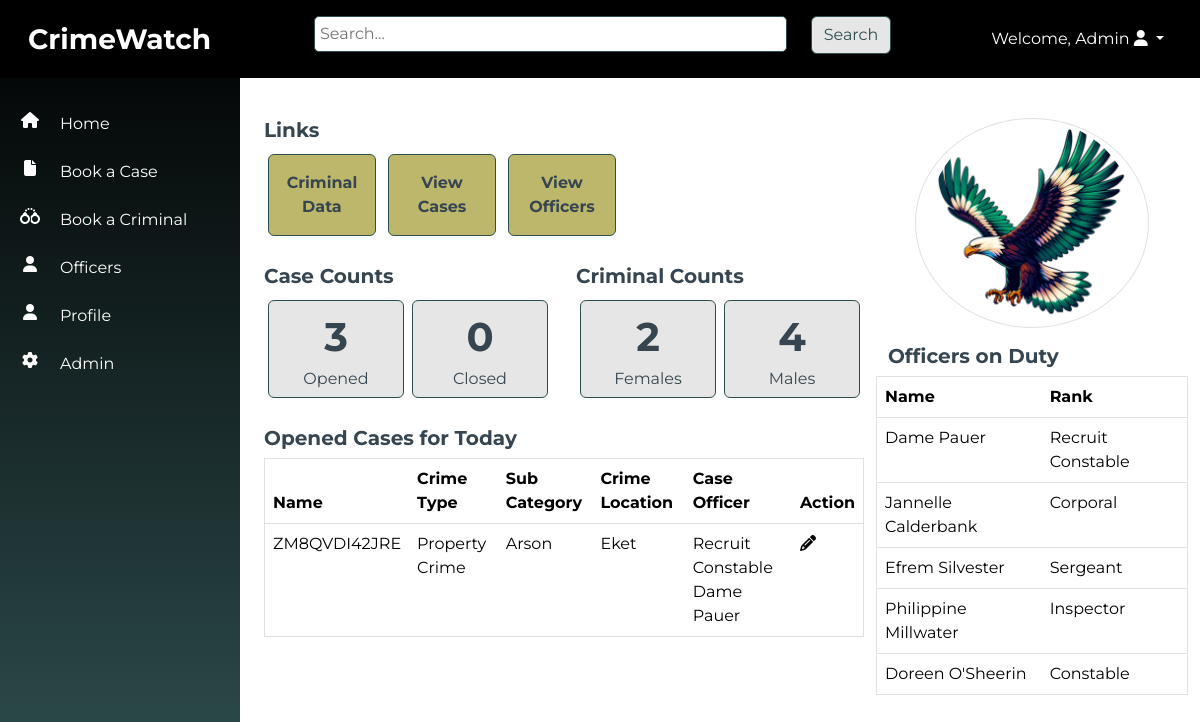
The app's page / (signed in) with its own data.
### cases/models.py (models this page shows, shortened)
class CriminalCase(models.Model):
    CASE_STATUS_CHOICES = [
        ('active', 'Active'),
        ('in_progress', 'In Progress'),
        ('closed', 'Closed'),
    ]
    case_number = models.CharField(max_length=12, unique=True, editable=False)
    event_date = models.DateTimeField()
    crime_type = models.ForeignKey(CrimeType, on_delete=models.CASCADE)
    crime_subcategory = models.ForeignKey(CrimeSubcategory, on_delete=models.CASCADE)
    location_of_crime = models.CharField(max_length=255)
    case_description = models.TextField()
    witnesses = models.CharField(max_length=255)
    known_suspects = models.CharField(max_length=255)
    arrested_suspects = models.CharField(max_length=255)
    case_status = models.CharField(max_length=12, choices=CASE_STATUS_CHOICES)
    pictures_of_evidence = models.ImageField(upload_to='src/images/', null=True, blank=True)
    case_officer = models.ForeignKey(Officer, on_delete=models.CASCADE, null=True)

class CrimeType(models.Model):
    name = models.CharField(max_length=100)

class CrimeSubcategory(models.Model):
    crime_type = models.ForeignKey(CrimeType, on_delete=models.CASCADE)
    name = models.CharField(max_length=100)

### officers/models.py (models this page shows)
class Officer(models.Model):
    SEX_CHOICES = [
        ('male', 'Male'),
        ('female', 'Female'),
    ]
    RANK_CHOICES = [
        ('Recruit Constable', 'Recruit Constable'),
        ('Constable', 'Constable'),
        ('Corporal', 'Corporal'),
        ('Sergeant', 'Sergeant'),
        ('Sergeant Major', 'Major'),
        ('Inspector', 'Inspector'),
    ]
    DUTY_STATUS = [
        ('On Duty', 'On Duty'),
        ('Off Duty', 'Off Duty'),
    ]
    name = models.CharField(max_length=100)
    sex = models.CharField(max_length=10, choices=SEX_CHOICES, default="Male")
    rank = models.CharField(max_length=100, choices=RANK_CHOICES, blank=True)
    badge_number = models.IntegerField(unique=True)
    area = models.CharField(max_length=100)
    date_of_birth = models.DateField()
    phone_number = models.CharField(max_length=100)
    email = models.EmailField(unique=True)
    address = models.CharField(max_length=255)
    city = models.CharField(max_length=100)
    state = models.CharField(max_length=100)
    nationality = models.CharField(max_length=255, default="Nigerian")
    duty_status = models.CharField(max_length=10, choices=DUTY_STATUS, default="On Duty")
    def __str__(self):
        return f"{self.rank} {self.name}"

### crimewatch/views.py (the view)
# urls.py: 2. Add a URL to urlpatterns:  path('', views.home, name='home')
@login_required
def home(request):
    officers_on_duty = Officer.objects.filter(duty_status="On Duty")
    open_cases_count = CriminalCase.objects.filter(Q(case_status='active') | Q(case_status='in_progress')).count()
    closed_cases_count = CriminalCase.objects.filter(case_status='closed').count()
    female_criminals_count = CriminalRecord.objects.filter(gender='female').count()
    male_criminals_count = CriminalRecord.objects.filter(gender='male').count()
    today = date.today()
    today_cases = CriminalCase.objects.filter(event_date=today)
    context = {
        'officers_on_duty': officers_on_duty,
        'open_cases_count': open_cases_count,
        'closed_cases_count': closed_cases_count,
        'female_criminals_count': female_criminals_count,
        'male_criminals_count': male_criminals_count,
        'today_cases' :  today_cases,
    }
    return render(request, 'home.html', context)

### templates/home.html (shortened to what this page needs)
{% extends 'base.html' %}
{% load static %}
{% block content %}
    <div class="container-fluid">
        <div class="row pt-4">
        <div class="col-md-8">
            <h5 class="fw-bold">Links</h5>
            <div class="d-inline-block">
                <a href="{% url 'criminal_list' %}" class="btn btn-secondary m-1 py-3 w-25"><span class="fw-bold">Criminal Data</span></a>
                <a href="{% url 'case_list' %}" class="btn btn-secondary m-1 py-3 w-25"><span class="fw-bold">View Cases</span></a>
                <a href="{% url 'officer_list' %}" class="btn btn-secondary m-1 py-3 w-25"><span class="fw-bold">View Officers</span></a>
            </div>
            <div class="row pt-4">
                <div class="col-6">
                    <h5 class="fw-bold">Case Counts</h5>
                    <div class="d-flex">
                        <a href="{% url 'open_cases_list' %}" class="btn btn-gray w-50 m-1"> <span class="fs-1 fw-bold">{{ open_cases_count }} </span><br> Opened </a>
                        <a href="{% url 'closed_cases_list' %}" class="btn btn-gray w-50 m-1"> <span class="fs-1 fw-bold">{{ closed_cases_count }}</span> <br> Closed</a>
                     </div>
                </div>
                <div class="col-6">
                    <h5 class="fw-bold">Criminal Counts</h5>
                    <div class="d-flex">
                        <a href="{% url 'female_criminals_list' %}" class="btn btn-gray w-50 m-1"> <span class="fs-1 fw-bold">{{ female_criminals_count }} </span><br> Females </a>
                        <a href="{% url 'male_criminals_list' %}" class="btn btn-gray w-50 m-1"> <span class="fs-1 fw-bold">{{ male_criminals_count }}</span> <br> Males </a>
                     </div>
                </div>
            </div>
            <div class="row pt-4">
                <div class="col-md-12">
                    <h5 class="fw-bold">Opened Cases for Today</h5>
                    <table class="table border">
                        <thead>
                            <tr class="">
                                <th scope="col">Name</th>
                                <th scope="col">Crime Type</th>
                                <th scope="col">Sub Category</th>
                                <th scope="col">Crime Location</th>
                                <th scope="col">Case Officer</th>
                                <th scope="col">Action</th>
                            </tr>
                        </thead>
                        <tbody>
                            {% for case in today_cases %}
                                <tr>
                                    <td class="text-capitalize">{{ case.case_number }}</td>
                                    <td class="text-capitalize">{{ case.crime_type.name }}</td>
                                    <td class="text-capitalize">{{ case.crime_subcategory.name }}</td>
                                    <td class="text-capitalize">{{ case.location_of_crime}}</td>
                                    <td class="text-capitalize">{{ case.case_officer}}</td>
                                    <td><a href="{% url 'case_update' case.id %}"><i class="fa fa-pencil text-black"></i></a></td>
                                </tr>
                            {% empty %}
                                <p class="text-success">There are no new cases for today</p>
                            {% endfor %}
                        </tbody>
                    </table>
                </div>
            </div>
        </div>
        <div class="col-md-4">
            <div class="row pb-3">
                <img src="{% static 'images/Naija Eagle1.png' %}" alt="Naija Eagle" class="img-fluid border rounded-circle w-75 mx-auto">
            </div>
            <div class="row">
                <h5 class="fw-bold">Officers on Duty</h5>
                <table class="table border">
                    <thead>
                        <tr class="">
                            <th scope="col">Name</th>
                            <th scope="col">Rank</th>
                        </tr>
                    </thead>
                    <tbody>
                        {% for officer in officers_on_duty %}
                            <tr>
                                <td class="text-capitalize">{{ officer.name }}</td>
                                <td class="text-capitalize">{{ officer.rank }}</td>
                            </tr>
                        {% empty %}
                            <p>There are no officers on duty.</p>
                        {% endfor %}
                    </tbody>
                </table>
            </div>
        </div>
    </div>
    </div>
{% endblock %}

### templates/base.html (shortened to what this page needs)
<!DOCTYPE html>
<html lang="en">
<head>
    <link rel="stylesheet" href="https://cdnjs.cloudflare.com/ajax/libs/font-awesome/6.5.2/css/all.min.css">
    {% load static %}
    <link rel="stylesheet" type="text/css" href="{% static 'src/styles.css' %}">
    <link href="https://cdn.jsdelivr.net/npm/bootstrap@5.3.3/dist/css/bootstrap.min.css" rel="stylesheet">
</head>
<body>
    <nav class="navbar navbar-expand-sm navbar-dark p-3">
        <div class="container-fluid">
            <div class="col-md-3"><a class="navbar-brand fs-3 fw-bold" href="{% url 'home' %}">CrimeWatch</a></div>
            <div class="col-md-6 d-none d-sm-block">
              <form method="get" action="{% url 'search_results' %}">
                <div class="row mb-2 align-items-start">
                  <div class="col-md-10">
                    <input type="text" name="q" placeholder="Search...">
                  </div>
                  <div class="col-md-2 rounded-top">
                    <button type="submit" class="btn btn-gray">Search</button>
                  </div>
              </div>
            </form>
          </div>
                <div class="col-md-3 d-none d-sm-block float-end">
                  {% if user.is_authenticated %}
                  <ul class="navbar-nav ml-3 justify-content-end">
                  <li class="dropdown nav-item">
                      <a href="#" class="dropdown-toggle nav-link text-white text-capitalize" data-bs-toggle="dropdown">Welcome, {{ user.username }} <i class="fa fa-user"></i> <b class="caret"></b></a>
                  </li></ul>
                  {% else %}
                  <li><a href="{% url 'login' %}">Login</a></li>
                  {% endif %}
          </div>
        </div>
      </nav>
    <div class="container-fluid">
        <div class="row">
        <div class="vert-bar d-none d-sm-block">
            <ul class="navbar-nav">
              <li class="nav-item my-1  py-2 row align-items-start">
                <i class="col-3 fa fa-house text-center"></i>
                <a class="col-9 nav-link p-0 m-0" href="{% url 'home' %}">Home</a>
              </li>
              <li class="nav-item my-1  py-2 row align-items-start">
                <i class="col-3 fa fa-file text-center"></i>
                <a class="col-9 nav-link p-0 m-0" href="{% url 'case_create' %}">Book a Case</a>
              </li>
              <li class="nav-item my-1  py-2 row align-items-start">
                <i class="col-3 fa fa-handcuffs text-center"></i>
                <a class="col-9 nav-link p-0 m-0" href="{% url 'criminal_create' %}">Book a Criminal</a>
              </li>
              <li class="nav-item my-1 py-2 row align-items-start">
                <i class="col-3 fa fa-user text-center"></i>
                <a class="col-9 nav-link p-0 m-0" href="{% url 'officer_list' %}">Officers</a>
              </li>
              <li class="nav-item my-1 py-2 row align-items-start">
                <i class="col-3 fa fa-user text-center"></i>
                <a class="col-9 nav-link p-0 m-0" href="{% url 'profile' %}">Profile</a>
              </li>
              <li class="nav-item my-1 py-2 row align-items-start">
                <i class="col-3 fa fa-gear text-center"></i>
                <a class="col-9 nav-link p-0 m-0" href="{% url 'admin:index' %}">Admin</a>
              </li>
              </ul>
        </div>
        <div class="content pt-3">
            {% block content %}{% endblock %}
        </div>
        </div>
    </div>
</body>
</html>

### static/src/styles.css (style rules this page uses)
body { font-family: 'Montserrat', sans-serif !important; color: var(--charcoal) !important; }
:root { --dark-slate-gray:#2F4F4F; --dark-khaki: #BDB76B; --crimson-red: #DC143C; --ivory: ##FFFFF0; --charcoal: #36454F; --dim-gray: #696969; --orange: #FFa500 }
.navbar { background:black; color: var(--dark-slate-gray) !important; z-index: 2; }
.btn-secondary { background-color: var(--dark-khaki) !important; color: var(--ivory) !important; border-color: var(--dark-slate-gray) !important; }
.btn-gray { background-color: #e6e6e6 !important; color: var(--ivory) !important; border-color: var(--dark-slate-gray) !important; }
.vert-bar { background-image: linear-gradient(180deg, black, var(--dark-slate-gray)) !important; position: fixed; top: 0; left: 0; z-index: 1; padding-top: 100px !important; width: 20% !important; height: 100%; color: white; padding: 20px 0; overflow-x: hidden; }
input[type="text"], input[type="number"], input[type="email"], input[type="date"], textarea { width:100%; border-radius: 5px; border: solid 1px #2F4F4F; padding:5px; }
.content { width:80% !important; margin: auto 0 0 20%; }

### records on screen
CriminalCase: case_number "ZM8QVDI42JRE", crime_type.name "Property Crime", crime_subcategory.name "Arson", location_of_crime "Eket", case_officer "Recruit Constable Dame Pauer"
Officer: name "Dame Pauer", rank "Recruit Constable"
Officer: name "Jannelle Calderbank", rank "Corporal"
Officer: name "Efrem Silvester", rank "Sergeant"
Officer: name "Philippine Millwater", rank "Inspector"
Officer: name "Doreen O'Sheerin", rank "Constable"

### other values on screen
{{ user.username }} "Admin"
{{ open_cases_count }} "3"
{{ closed_cases_count }} "0"
{{ female_criminals_count }} "2"
{{ male_criminals_count }} "4"
